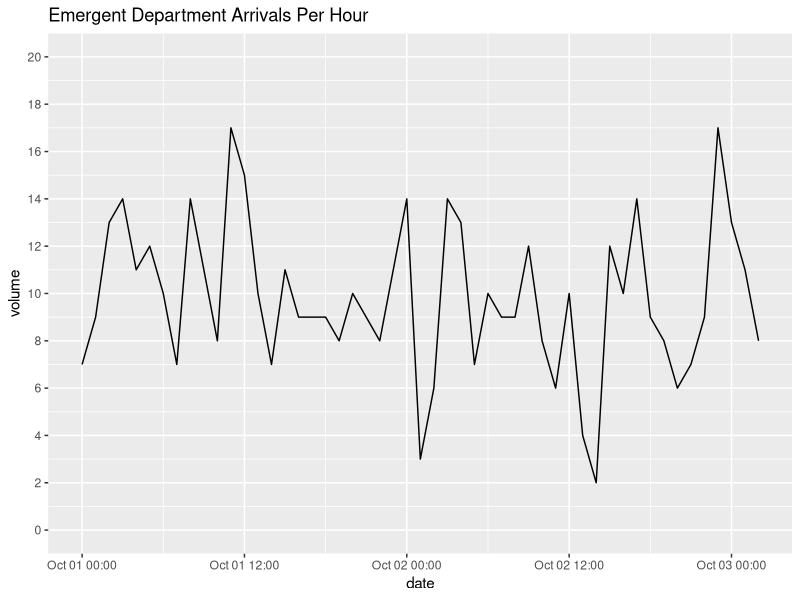
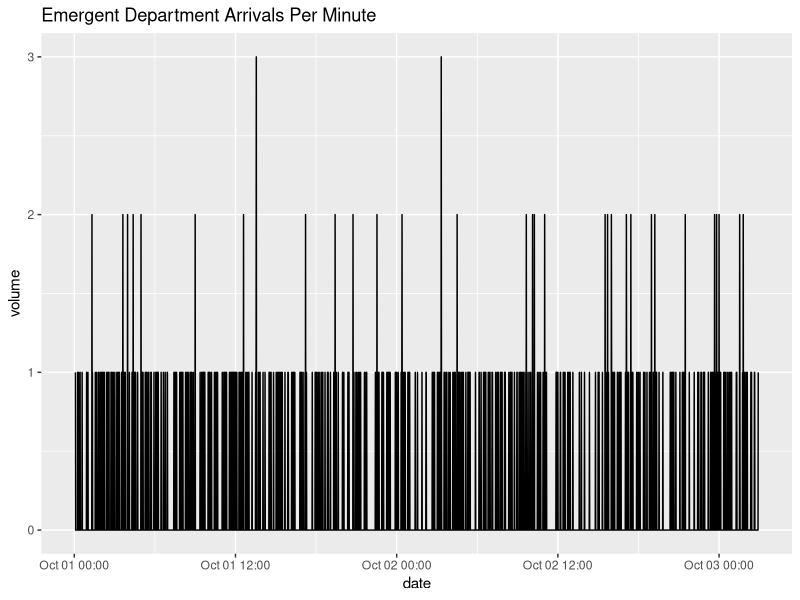
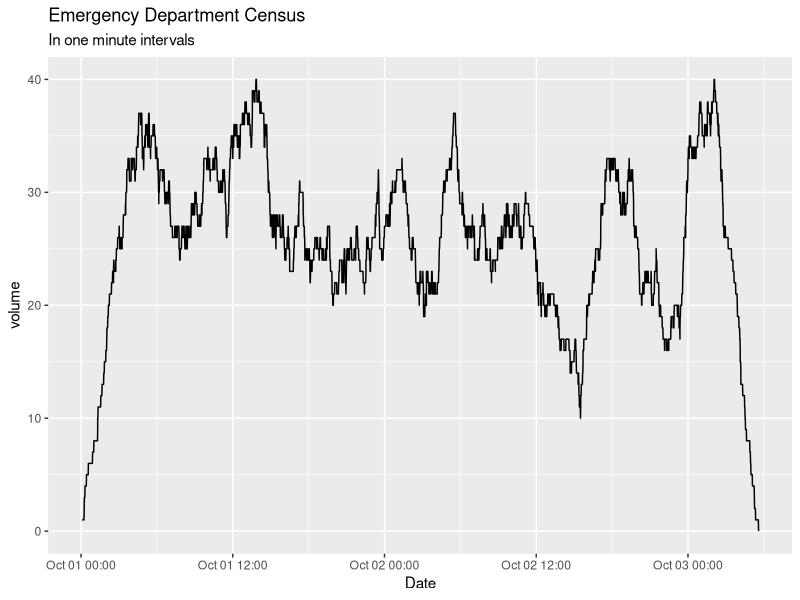
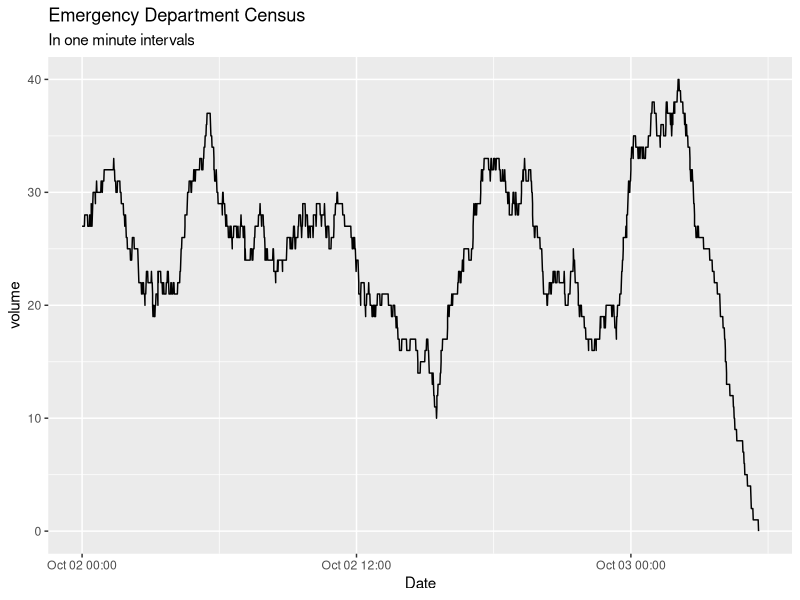

Source code (R) for these figures, in order:
## ---- chunk 1
knitr::opts_chunk$set(echo = TRUE)
## ---- chunk 2

# load the required libraries
library(readr)
library(dplyr)
library(ggplot2)
library(lubridate)
library(tidyr)

# import the data
ed_data <- read_csv('simulated_ed_data.csv') %>% 
  print()


## ---- chunk 3
# calculate volumes per minute
volumes_hour <- ed_data %>% 
  group_by(year = year(arrival_times),
           month = month(arrival_times),
           day = day(arrival_times),
           hour = hour(arrival_times)) %>% 
  summarise(volume = n()) %>% 
  mutate(timestamp = ymd_h(paste(year, month, day, hour))) %>% 
  print()

volumes_hour %>% 
  ggplot(aes(timestamp, volume)) + 
  geom_line() + 
  xlab('date') +
  ggtitle('Emergent Department Arrivals Per Hour') +
  coord_cartesian(ylim = c(0, 20)) +
  scale_y_continuous(breaks = seq(0,20, 2))

## ---- chunk 4

volumes_minute <- ed_data %>% 
  group_by(year = year(arrival_times),
           month = month(arrival_times),
           day = day(arrival_times),
           hour = hour(arrival_times),
           minute = minute(arrival_times)) %>% 
  summarise(volume = n()) %>% 
  mutate(timestamp = ymd_hm(paste(year, month, day, hour, minute))) %>% 
  ungroup() %>% 
  select(timestamp, volume) %>% 
  print()

# note there are no arrivals between  00:05 and 00:15

# create a sequence of times from the start to end of your available data
start <- min(volumes_minute$timestamp)
end   <- max(volumes_minute$timestamp)
full_time_window <- tibble(timestamp = seq(start, end,
                                           by = 'mins'))

# do a right join to get all of the timestamps

volumes_minute <- volumes_minute %>% 
  right_join(full_time_window, by = 'timestamp') %>% 
  mutate(volume = ifelse(is.na(volume), 0, volume)) %>%  # replace the missing volumes with a 0
  print()

volumes_minute %>% 
  ggplot(aes(timestamp, volume)) + 
  geom_line() + 
  ggtitle('Emergent Department Arrivals Per Minute') +
  coord_cartesian(ylim = c(0, 3)) +
  xlab('date')

## ---- chunk 5
ed_data <- ed_data %>% 
  mutate(arrival_times = floor_date(arrival_times, unit = 'minute'),
         depart_times = floor_date(depart_times, unit = 'minute'))
arrivals <- ed_data %>% 
  select(timestamp = arrival_times) %>% 
  mutate(counter = 1)

departures <- ed_data %>% 
  select(timestamp = depart_times) %>% 
  mutate(counter = -1)


census_volumes <- arrivals %>% 
  bind_rows(departures) %>% 
  arrange(timestamp, counter) %>%  # arrange by time
  mutate(volume = cumsum(counter)) # take cumulative sum of the counter

# create a sequence of times from the start to end of your available data
start <- min(census_volumes$timestamp)
end   <- max(census_volumes$timestamp)
full_time_window <- tibble(timestamp = seq(start, end,
                                           by = 'mins'))
census_volumes <- census_volumes %>% 
  right_join(full_time_window, 
             by = 'timestamp') %>% # bind with the full time window to fill gaps
  arrange(timestamp) %>% 
  fill(volume, .direction = 'down') # take last observation carried forward

census_volumes
## ---- chunk 6
census_volumes %>% 
  ggplot(aes(timestamp, volume)) + 
  geom_line() + 
  xlab('Date') + 
  ggtitle('Emergency Department Census',
          subtitle = 'In one minute intervals')
## ---- chunk 7
# set a start time
start_time <- ymd_hms('2018-10-02 00:00:00')


# get the base count
# This is the number of people who arrived to the ED before the start time
# but are still in the ED after the start time
pre <- ed_data %>%
    filter(arrival_times < start_time &
           depart_times >= start_time)

# Anyone who leaves the ED after the start_time
post <- ed_data %>%
  filter(depart_times >= start_time)
        

# The arrivals
arrivals <- post %>% 
  select(timestamp = arrival_times) %>% 
  mutate(counter = 1)%>%
  filter(timestamp >= start_time)

# The departures
departures <- post %>% 
  select(timestamp = depart_times) %>% 
  mutate(counter = -1)

  
census_volumes <- arrivals %>% 
  bind_rows(departures) %>% 
  arrange(timestamp, counter) 

#  Add the starting pre volume to the first row
census_volumes$counter[1] <- census_volumes$counter[1] + nrow(pre)
  
census_volumes <- census_volumes %>%  # arrange by time
  mutate(volume = cumsum(counter)) 

# create a sequence of times from the start to end of your available data
start <- min(census_volumes$timestamp)
end   <- max(census_volumes$timestamp)
full_time_window <- tibble(timestamp = seq(start, end,
                                           by = 'mins'))
census_volumes <- census_volumes %>% 
  right_join(full_time_window, 
             by = 'timestamp') %>% # bind with the full time window to fill gaps
  arrange(timestamp) %>% 
  fill(volume, .direction = 'down') # take last observation carried forward

census_volumes


## ---- chunk 8
census_volumes %>% 
  ggplot(aes(timestamp, volume)) + 
  geom_line() + 
  xlab('Date') + 
  ggtitle('Emergency Department Census',
          subtitle = 'In one minute intervals')
## ---- chunk 9

calc_census_volume <- function(data, start_var, end_var, 
                                 begin_time = '2018-10-02 00:00:00') {
  sv <- rlang::enquo(start_var)
  ev <- rlang::enquo(end_var)
  
   if(!inherits(begin_time, 'POSIXct')) {
    begin_time <- lubridate::ymd_hms(begin_time)
  }

  
  # keep track of timestamp issues
  incorrect_times <- data %>%
    dplyr::filter(!!ev < !!sv | is.na(!!ev) | is.na(!!sv)) %>%
    dplyr::mutate(type = ifelse( is.na(!!ev) ,
                                 'missing end timestamp',
                          ifelse(is.na(!!sv), 
                                 'missing start timestamp', 
                                 'end timestamp before start timestamp')))
  # remove timestamp problems
  filtered_data <- data %>%
    dplyr::filter(!!sv <= !!ev) %>%   # no end timestamps after start timestapms
    dplyr::filter(!is.na(!!ev)) %>%  # no missing end times
    dplyr::filter(!is.na(!!sv))  # no missing start times
    
  
  # get the base count
  pre <- filtered_data %>%
    dplyr::filter(!!sv < begin_time &
             !!ev >= begin_time)
  
   post <- filtered_data %>%
    dplyr::filter(!!ev >= begin_time)
   
  # The arrivals
  arrivals <- post %>% 
    dplyr::select(timestamp = !!sv) %>% 
    dplyr::mutate(counter = 1) %>%
    dplyr::filter(timestamp >= start_time)
  
  # The departures
  departures <- post %>% 
    dplyr::select(timestamp = !!ev) %>% 
    dplyr::mutate(counter = -1)
  
  # bind the arrivals and departures
  census_volumes <- arrivals %>% 
    dplyr::bind_rows(departures) %>% 
    dplyr::arrange(timestamp, counter) 

  # Add the starting pre volume to the first row
  census_volumes$counter[1] <- census_volumes$counter[1] + nrow(pre)
  
  census_volumes <- census_volumes %>%  # arrange by time
    dplyr::mutate(volume = cumsum(counter)) 

  # create a sequence of times from the start to end of your available data
  start <- min(census_volumes$timestamp)
  end   <- max(census_volumes$timestamp)
  full_time_window <- dplyr::tibble(timestamp = seq(start, end,
                                           by = 'mins'))
  census_volumes <- census_volumes %>% 
    right_join(full_time_window, 
               by = 'timestamp') %>% # bind with the full time window to fill gaps
    arrange(timestamp) %>% 
    fill(volume, .direction = 'down') # take last observation carried forward
  
  if(nrow(incorrect_times) > 0) {
    incorrect_times_sum <- incorrect_times %>%
      dplyr::count(type)

    msg <- paste0(paste(incorrect_times_sum$type,
                        incorrect_times_sum$n, sep = ': n = '),
                  collapse = '\n')
    msg <- paste0('Potential Data Issues:\n',
                  msg, 
                  '\nThese timestamp errors have been removed from the 
                  data prior to volume calculation')
    message(msg)
  }

  return(census_volumes)

}
                                 
# try the function

ed_data %>% 
  calc_census_volume(start_var = arrival_times,
                     end_var = depart_times)
